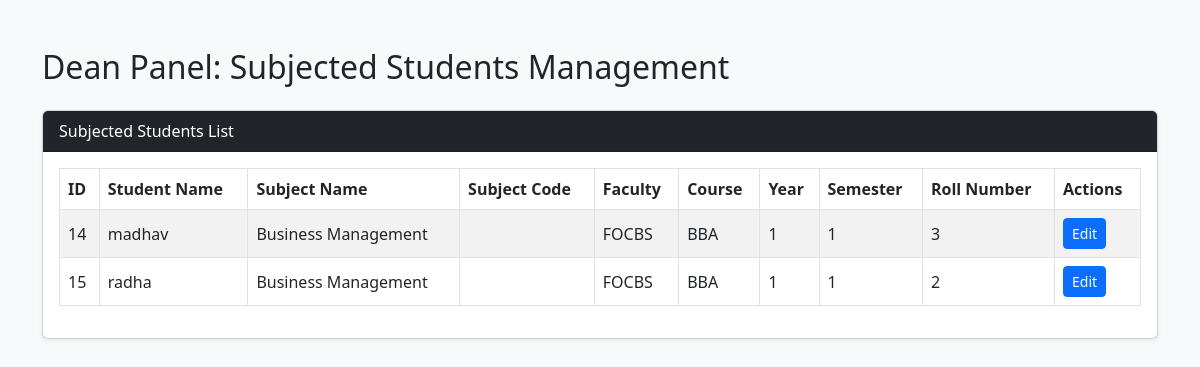
Before: /dean/dean_subjected_students.php with the older database file.
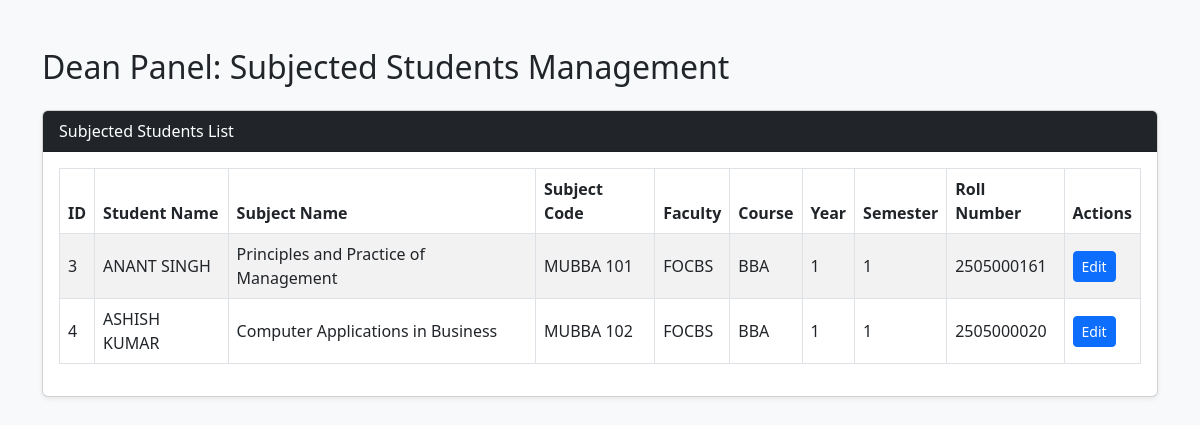
After: the same page with the newer database file.
### tables this page shows
CREATE TABLE `subjected_student` (
  `id` int(11) NOT NULL,
  `student_name` varchar(122) NOT NULL,
  `subject_name` varchar(122) NOT NULL,
  `subject_code` varchar(122) NOT NULL,
  `faculty` varchar(122) NOT NULL,
  `course` varchar(122) NOT NULL,
  `year` int(11) NOT NULL,
  `semester` int(11) NOT NULL,
  `roll_number` varchar(50) DEFAULT NULL,
  `enrollment_number` varchar(50) DEFAULT NULL,
  `session` varchar(11) NOT NULL
);

### dean/dean_subjected_students.php (the view, shortened to what this page needs)
<?php
$host = '127.0.0.1';
$dbname = 'mhu-ams';
$username = 'root';
$password = '';
try {
    $pdo = new PDO("mysql:host=$host;dbname=$dbname;charset=utf8mb4", $username, $password);
    $pdo->setAttribute(PDO::ATTR_ERRMODE, PDO::ERRMODE_EXCEPTION);
} catch (PDOException $e) {
    die("Connection failed: " . $e->getMessage());
}
$stmt = $pdo->query("SELECT * FROM subjected_student");
$students = $stmt->fetchAll(PDO::FETCH_ASSOC);
?>
<!DOCTYPE html>
<html lang="en">
<head>
    <link href="https://cdn.jsdelivr.net/npm/bootstrap@5.3.0/dist/css/bootstrap.min.css" rel="stylesheet">
</head>
<body class="bg-light">
<div class="container my-5">
    <h2 class="mb-4">Dean Panel: Subjected Students Management</h2>
    <div class="card shadow-sm">
        <div class="card-header bg-dark text-white">Subjected Students List</div>
        <div class="card-body">
            <div class="table-responsive">
                <table class="table table-bordered table-striped align-middle">
                    <thead>
                        <tr>
                            <th>ID</th>
                            <th>Student Name</th>
                            <th>Subject Name</th>
                            <th>Subject Code</th>
                            <th>Faculty</th>
                            <th>Course</th>
                            <th>Year</th>
                            <th>Semester</th>
                            <th>Roll Number</th>
                            <th>Actions</th>
                        </tr>
                    </thead>
                    <tbody>
                        <?php if (count($students) > 0): ?>
                            <?php foreach ($students as $student): ?>
                                <tr>
                                    <td><?= htmlspecialchars($student['id']) ?></td>
                                    <td><?= htmlspecialchars($student['student_name']) ?></td>
                                    <td><?= htmlspecialchars($student['subject_name']) ?></td>
                                    <td><?= htmlspecialchars($student['subject_code']) ?></td>
                                    <td><?= htmlspecialchars($student['faculty']) ?></td>
                                    <td><?= htmlspecialchars($student['course']) ?></td>
                                    <td><?= htmlspecialchars($student['year']) ?></td>
                                    <td><?= htmlspecialchars($student['semester']) ?></td>
                                    <td><?= htmlspecialchars($student['roll_number']) ?></td>
                                    <td>
                                        <a href="dean_subjected_students.php?edit_id=<?= $student['id'] ?>" class="btn btn-sm btn-primary">Edit</a>
                                    </td>
                                </tr>
                            <?php endforeach; ?>
                        <?php else: ?>
                            <tr>
                                <td colspan="10" class="text-center">No records found.</td>
                            </tr>
                        <?php endif; ?>
                    </tbody>
                </table>
            </div>
        </div>
    </div>
</div>
</body>
</html>

Changed rows visible on the page:
removed subjected_student: id "14", student_name "madhav", subject_name "Business Management", faculty "FOCBS", course "BBA", year "1", semester "1", roll_number "3"
removed subjected_student: id "15", student_name "radha", subject_name "Business Management", faculty "FOCBS", course "BBA", year "1", semester "1", roll_number "2"
added subjected_student: id "3", student_name "ANANT SINGH", subject_name "Principles and Practice of Management", subject_code "MUBBA 101", faculty "FOCBS", course "BBA", year "1", semester "1", roll_number "2505000161"
added subjected_student: id "4", student_name "ASHISH KUMAR", subject_name "Computer Applications in Business", subject_code "MUBBA 102", faculty "FOCBS", course "BBA", year "1", semester "1", roll_number "2505000020"
